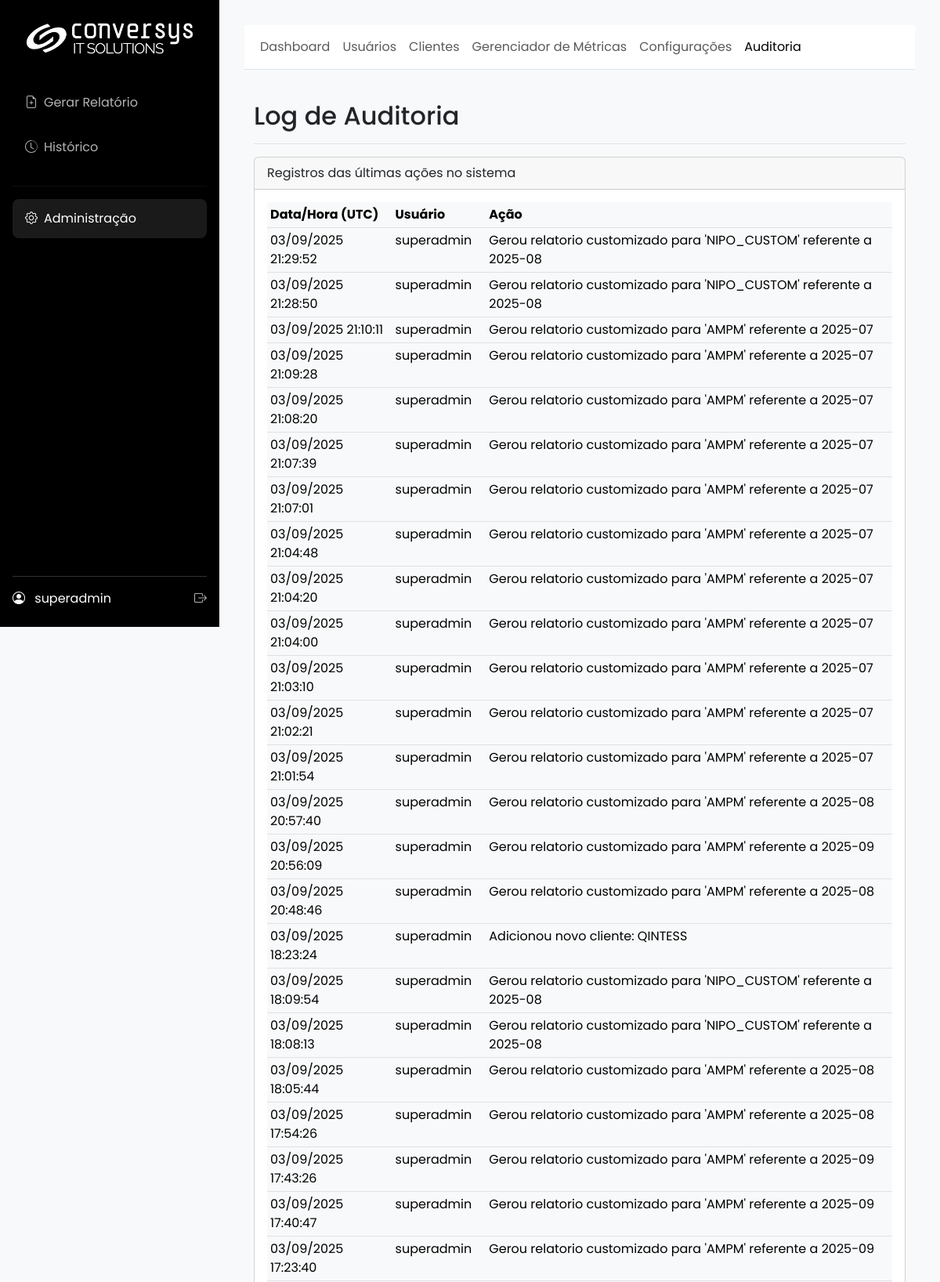
The page /admin/audit (signed in, upper part) on the database its author committed.
### app/models.py (models this page shows, shortened)
class SystemConfig(db.Model):
    id = db.Column(db.Integer, primary_key=True)
    company_name = db.Column(db.String(100), default="Conversys IT Solutions")
    footer_text = db.Column(db.String(255), default=f"Conversys IT Solutions Copyright {dt.datetime.now().year} – Todos os direitos Reservados | Política de privacidade")
    primary_color = db.Column(db.String(7), default="#2c3e50")
    secondary_color = db.Column(db.String(7), default="#3498db")
    logo_dark_bg_path = db.Column(db.String(255), nullable=True)
    logo_light_bg_path = db.Column(db.String(255), nullable=True)
    login_background_path = db.Column(db.String(255), nullable=True)
    default_cover_path = db.Column(db.String(255), nullable=True)
    color_scheme = db.Column(db.String(10), default="light")
    color_bg_main = db.Column(db.String(7), default="#f8f9fa")
    color_bg_card = db.Column(db.String(7), default="#ffffff")
    color_text_light = db.Column(db.String(7), default="#212529")
    color_border = db.Column(db.String(7), default="#dee2e6")
    login_media_path = db.Column(db.String(255), nullable=True)
    report_cover_path = db.Column(db.String(255), nullable=True)
    report_final_page_path = db.Column(db.String(255), nullable=True)

class User(UserMixin, db.Model):
    id = db.Column(db.Integer, primary_key=True)
    username = db.Column(db.String(64), index=True, unique=True)
    email = db.Column(db.String(120), index=True, unique=True)
    password_hash = db.Column(db.String(256))
    role_id = db.Column(db.Integer, db.ForeignKey('role.id'))
    reports = db.relationship('Report', backref='user', lazy='dynamic')
    clients = db.relationship('Client', secondary=user_client_association, back_populates='users')
    def has_role(self, role_name):
        return self.role.name == role_name

class AuditLog(db.Model):
    id = db.Column(db.Integer, primary_key=True)
    user_id = db.Column(db.Integer, db.ForeignKey('user.id'), nullable=True)
    username = db.Column(db.String(64), nullable=False)
    action = db.Column(db.String(255), nullable=False)
    timestamp = db.Column(db.DateTime, default=dt.datetime.utcnow)
    user = db.relationship('User', backref='audit_logs')

### app/admin/routes.py (the view)
@admin.route('/audit')
@admin_required
def audit_log():
    _ensure_request_id()
    logs = AuditLog.query.order_by(AuditLog.timestamp.desc()).limit(200).all()
    _log_debug("Audit log listado", count=len(logs))
    return render_template('admin/audit_log.html', title="Log de Auditoria", logs=logs)

### app/__init__.py (called while the page is built)
@login_manager.user_loader
def load_user(user_id):
    from .models import User
    return db.session.get(User, int(user_id))

def _ensure_request_id():
    rid = getattr(g, "request_id", None)
    if not rid:
        rid = uuid.uuid4().hex
        g.request_id = rid
    return rid

### app/admin/routes.py (called while the page is built)
def _ensure_request_id():
    if not getattr(g, "request_id", None):
        g.request_id = uuid.uuid4().hex
    return g.request_id

def _log_debug(msg, **extra):
    rid = _ensure_request_id()
    payload = {"rid": rid, **extra}
    try:
        current_app.logger.debug(f"{msg} | {payload}")
    except Exception:
        print(f"DEBUG {msg} | {payload}")

### app/main/routes.py (called while the page is built, shortened)
@main.before_app_request
def before_request_func():
    cfg = SystemConfig.query.first()
    g.sys_config = cfg

### app/utils.py (called while the page is built)
def admin_required(f):
    @wraps(f)
    @login_required
    def decorated_function(*args, **kwargs):
        if not (current_user.has_role('admin') or current_user.has_role('super_admin')):
            flash('Acesso negado. Você não tem permissão para acessar esta área.', 'danger')
            return redirect(url_for('main.gerar_form'))
        return f(*args, **kwargs)
    return decorated_function

### app/templates/admin/audit_log.html (shortened to what this page needs)
{% extends 'admin/base.html' %}
{% block admin_content %}
<div class="container-fluid">
    <div class="d-flex justify-content-between flex-wrap flex-md-nowrap align-items-center pt-3 pb-2 mb-3 border-bottom">
        <h1 class="h2">Log de Auditoria</h1>
    </div>
    <div class="card">
        <div class="card-header">
            Registros das últimas ações no sistema
        </div>
        <div class="card-body">
            <div class="table-responsive">
                <table class="table table-sm table-hover">
                    <thead>
                        <tr>
                            <th style="width: 20%;">Data/Hora (UTC)</th>
                            <th style="width: 15%;">Usuário</th>
                            <th>Ação</th>
                        </tr>
                    </thead>
                    <tbody>
                        {% for log in logs %}
                        <tr>
                            <td>{{ log.timestamp.strftime('%d/%m/%Y %H:%M:%S') }}</td>
                            <td>{{ log.username }}</td>
                            <td>{{ log.action }}</td>
                        </tr>
                        {% else %}
                        <tr>
                            <td colspan="3" class="text-center text-muted p-4">Nenhum registro de auditoria encontrado.</td>
                        </tr>
                        {% endfor %}
                    </tbody>
                </table>
            </div>
        </div>
    </div>
</div>
{% endblock %}

### app/templates/base.html (shortened to what this page needs)
<!DOCTYPE html>
<html lang="pt-br" data-bs-theme="{{ g.sys_config.color_scheme | default('dark') }}">
<head>
    <link href="https://cdn.jsdelivr.net/npm/bootstrap@5.3.3/dist/css/bootstrap.min.css" rel="stylesheet">
    <link rel="stylesheet" href="https://cdn.jsdelivr.net/npm/bootstrap-icons@1.11.3/font/bootstrap-icons.min.css">
</head>
<body>
    <div class="d-flex">
        <div class="sidebar">
            <a href="{{ url_for('main.index') }}" class="logo">
                {% if g.sys_config.logo_dark_bg_path %}
                    <img src="{{ url_for('main.uploaded_file', filename=g.sys_config.logo_dark_bg_path) }}" alt="Logo">
                {% else %}
                    <span>{{ g.sys_config.company_name }}</span>
                {% endif %}
            </a>
            <ul class="nav flex-column">
                <li><a href="{{ url_for('main.gerar_form') }}" class="nav-link {% if request.endpoint == 'main.gerar_form' %}active{% endif %}"><i class="bi bi-file-earmark-plus me-2"></i>Gerar Relatório</a></li>
                <li><a href="{{ url_for('main.history') }}" class="nav-link {% if request.endpoint == 'main.history' %}active{% endif %}"><i class="bi bi-clock-history me-2"></i>Histórico</a></li>
                {% if current_user.has_role('admin') or current_user.has_role('super_admin') %}
                <hr style="border-color: rgba(255,255,255,0.2);">
                <li><a href="{{ url_for('admin.dashboard') }}" class="nav-link {% if 'admin.' in request.endpoint %}active{% endif %}"><i class="bi bi-gear me-2"></i>Administração</a></li>
                {% endif %}
            </ul>
            <div class="user-info">
                <div class="d-flex justify-content-between align-items-center">
                    <div>
                        <i class="bi bi-person-circle me-2"></i>
                        <span>{{ current_user.username }}</span>
                    </div>
                    <a href="{{ url_for('auth.logout') }}" title="Sair"><i class="bi bi-box-arrow-right"></i></a>
                </div>
            </div>
        </div>
        <div class="main-content flex-grow-1">
            {% block content %}{% endblock %}
        </div>
    </div>
</body>
</html>

### rows shown on the page
SystemConfig: logo_dark_bg_path (picture)
User: username "superadmin"
AuditLog: timestamp "03/09/2025 21:29:52", username "superadmin", action "Gerou relatorio customizado para 'NIPO_CUSTOM' referente a 2025-08"
AuditLog: timestamp "03/09/2025 21:28:50", username "superadmin", action "Gerou relatorio customizado para 'NIPO_CUSTOM' referente a 2025-08"
AuditLog: timestamp "03/09/2025 21:10:11", username "superadmin", action "Gerou relatorio customizado para 'AMPM' referente a 2025-07"
AuditLog: timestamp "03/09/2025 21:09:28", username "superadmin", action "Gerou relatorio customizado para 'AMPM' referente a 2025-07"
AuditLog: timestamp "03/09/2025 21:08:20", username "superadmin", action "Gerou relatorio customizado para 'AMPM' referente a 2025-07"
AuditLog: timestamp "03/09/2025 21:07:39", username "superadmin", action "Gerou relatorio customizado para 'AMPM' referente a 2025-07"
AuditLog: timestamp "03/09/2025 21:07:01", username "superadmin", action "Gerou relatorio customizado para 'AMPM' referente a 2025-07"
AuditLog: timestamp "03/09/2025 21:04:48", username "superadmin", action "Gerou relatorio customizado para 'AMPM' referente a 2025-07"
AuditLog: timestamp "03/09/2025 21:04:20", username "superadmin", action "Gerou relatorio customizado para 'AMPM' referente a 2025-07"
AuditLog: timestamp "03/09/2025 21:04:00", username "superadmin", action "Gerou relatorio customizado para 'AMPM' referente a 2025-07"
AuditLog: timestamp "03/09/2025 21:03:10", username "superadmin", action "Gerou relatorio customizado para 'AMPM' referente a 2025-07"
AuditLog: timestamp "03/09/2025 21:02:21", username "superadmin", action "Gerou relatorio customizado para 'AMPM' referente a 2025-07"
AuditLog: timestamp "03/09/2025 21:01:54", username "superadmin", action "Gerou relatorio customizado para 'AMPM' referente a 2025-07"
AuditLog: timestamp "03/09/2025 20:57:40", username "superadmin", action "Gerou relatorio customizado para 'AMPM' referente a 2025-08"
AuditLog: timestamp "03/09/2025 20:56:09", username "superadmin", action "Gerou relatorio customizado para 'AMPM' referente a 2025-09"
AuditLog: timestamp "03/09/2025 20:48:46", username "superadmin", action "Gerou relatorio customizado para 'AMPM' referente a 2025-08"
AuditLog: timestamp "03/09/2025 18:23:24", username "superadmin", action "Adicionou novo cliente: QINTESS"
AuditLog: timestamp "03/09/2025 18:09:54", username "superadmin", action "Gerou relatorio customizado para 'NIPO_CUSTOM' referente a 2025-08"
AuditLog: timestamp "03/09/2025 18:08:13", username "superadmin", action "Gerou relatorio customizado para 'NIPO_CUSTOM' referente a 2025-08"
AuditLog: timestamp "03/09/2025 18:05:44", username "superadmin", action "Gerou relatorio customizado para 'AMPM' referente a 2025-08"
AuditLog: timestamp "03/09/2025 17:54:26", username "superadmin", action "Gerou relatorio customizado para 'AMPM' referente a 2025-08"
AuditLog: timestamp "03/09/2025 17:43:26", username "superadmin", action "Gerou relatorio customizado para 'AMPM' referente a 2025-09"
AuditLog: timestamp "03/09/2025 17:40:47", username "superadmin", action "Gerou relatorio customizado para 'AMPM' referente a 2025-09"
AuditLog: timestamp "03/09/2025 17:23:40", username "superadmin", action "Gerou relatorio customizado para 'AMPM' referente a 2025-09"
